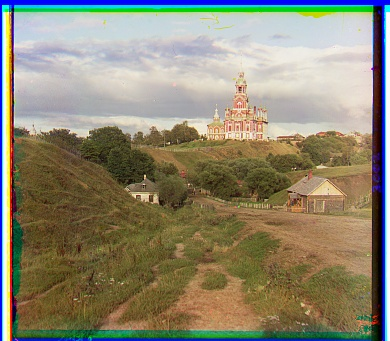
#> input picture web/assets/cathedral_aligned.jpg, 390 x 341 px; its folder holds only this picture in this run
$ python main.py -i ../web/assets
#> lines starting #> are read from the running program, lines starting #| are printed output that depends on the picture
#!/usr/bin/env python3

from __future__ import annotations
import os
import sys
import argparse
from dataclasses import dataclass
from typing import Tuple, List, Dict

import numpy as np

try:
    import imageio.v3 as iio
except Exception:
    import imageio as iio


def imread_any(path: str) -> np.ndarray:
    return np.asarray(iio.imread(path))

def to_float01(img: np.ndarray) -> np.ndarray:
    # image conversion to float
    img = np.asarray(img)
    if img.ndim == 3:
        img = img[..., 0]
    if np.issubdtype(img.dtype, np.floating):
        out = img.astype(np.float32)
        if out.max() > 1.5:
            out = out / 255.0
        return np.clip(out, 0.0, 1.0)
    if img.dtype == np.uint8:
        return img.astype(np.float32) / 255.0
    if img.dtype == np.uint16:
        return img.astype(np.float32) / 65535.0
    mx = np.iinfo(img.dtype).max
    return img.astype(np.float32) / float(mx)

def imwrite_jpg(path: str, rgb01: np.ndarray, quality: int = 95) -> None:
    img = np.clip(rgb01 * 255.0, 0, 255).astype(np.uint8)
    try:
        iio.imwrite(path, img, quality=quality)
    except TypeError:
        iio.imwrite(path, img)

def split_bgr_glassplate(glass: np.ndarray) -> Tuple[np.ndarray, np.ndarray, np.ndarray]:

    H, W = glass.shape
    h = H // 3
    B = glass[0:h, :]
    G = glass[h:2*h, :]
    R = glass[2*h:3*h, :]
    return B, G, R

def is_image_file(name: str) -> bool:
    ext = os.path.splitext(name.lower())[1]
    return ext in [".jpg", ".jpeg", ".png", ".tif", ".tiff", ".bmp"]

def gradient_mag(img: np.ndarray) -> np.ndarray:
    # gradient
    # gx
    gx = img[:, 2:] - img[:, :-2]
    gx = np.pad(gx, ((0, 0), (1, 1)), mode="edge")
    # gy
    gy = img[2:, :] - img[:-2, :]
    gy = np.pad(gy, ((1, 1), (0, 0)), mode="edge")
    return np.sqrt(gx * gx + gy * gy)

def center_crop(img: np.ndarray, crop_frac: float) -> np.ndarray:

    if crop_frac >= 1.0:
        return img
    H, W = img.shape
    nh = max(5, int(H * crop_frac))
    nw = max(5, int(W * crop_frac))
    y0 = (H - nh) // 2
    x0 = (W - nw) // 2
    return img[y0:y0 + nh, x0:x0 + nw]

def overlapping_views(ref: np.ndarray, mov: np.ndarray, dy: int, dx: int) -> Tuple[np.ndarray, np.ndarray]:
    H, W = ref.shape
    # region in ref
    y0r = max(0, dy)
    y1r = min(H, H + dy)
    x0r = max(0, dx)
    x1r = min(W, W + dx)
    y0m = max(0, -dy)
    y1m = min(H, H - dy)
    x0m = max(0, -dx)
    x1m = min(W, W - dx)
    return ref[y0r:y1r, x0r:x1r], mov[y0m:y1m, x0m:x1m]

# [10 lines left out: function ncc_score, not called in this run]

def l2_score(a: np.ndarray, b: np.ndarray) -> float:
    d = (a - b).ravel()
    return float(np.dot(d, d))

@dataclass(frozen=True)
class AlignResult:
    dy: int
    dx: int
    score: float

def exhaustive_align(
    ref: np.ndarray,
    mov: np.ndarray,
    max_disp: int = 15,
    metric: str = "ncc",
    crop_frac: float = 0.7,
    min_overlap: int = 80,
) -> AlignResult:
    # Preprocess for scoring
    ref_s = gradient_mag(center_crop(ref, crop_frac))
    mov_s = gradient_mag(center_crop(mov, crop_frac))
    best = AlignResult(0, 0, -1e18 if metric == "ncc" else 1e18)
    for dy in range(-max_disp, max_disp + 1):
        for dx in range(-max_disp, max_disp + 1):
            a, b = overlapping_views(ref_s, mov_s, dy, dx)
            if a.shape[0] < min_overlap or a.shape[1] < min_overlap:
                continue
            if metric == "ncc":
                s = ncc_score(a, b)
                if s > best.score:
                    best = AlignResult(dy, dx, s)
            else:
                s = l2_score(a, b)
                if s < best.score:
                    best = AlignResult(dy, dx, s)
    return best

# [8 lines left out: function downsample2, not called in this run]

def pyramid_align(
    ref: np.ndarray,
    mov: np.ndarray,
    metric: str = "ncc",
    max_disp: int = 15,
    crop_frac: float = 0.7,
    min_size: int = 128,
    refine_radius: int = 6,
) -> AlignResult:

    H, W = ref.shape
    if min(H, W) <= min_size:
        return exhaustive_align(ref, mov, max_disp=max_disp, metric=metric, crop_frac=crop_frac)

    ref_small = downsample2(ref)
    mov_small = downsample2(mov)

    coarse = pyramid_align(
        ref_small, mov_small,
        metric=metric,
        max_disp=max_disp,
        crop_frac=crop_frac,
        min_size=min_size,
        refine_radius=refine_radius,
    )

    dy0, dx0 = 2 * coarse.dy, 2 * coarse.dx

    ref_s = gradient_mag(center_crop(ref, crop_frac))
    mov_s = gradient_mag(center_crop(mov, crop_frac))

    best = AlignResult(dy0, dx0, -1e18 if metric == "ncc" else 1e18)

    for dy in range(dy0 - refine_radius, dy0 + refine_radius + 1):
        for dx in range(dx0 - refine_radius, dx0 + refine_radius + 1):
            a, b = overlapping_views(ref_s, mov_s, dy, dx)
            if a.shape[0] < 80 or a.shape[1] < 80:
                continue

            if metric == "ncc":
                s = ncc_score(a, b)
                if s > best.score:
                    best = AlignResult(dy, dx, s)
            else:
                s = l2_score(a, b)
                if s < best.score:
                    best = AlignResult(dy, dx, s)

    return best

def apply_shift_noroll(img: np.ndarray, dy: int, dx: int) -> np.ndarray:

    H, W = img.shape
    out = np.zeros_like(img)

    # destination
    y0d = max(0, dy)
    y1d = min(H, H + dy)
    x0d = max(0, dx)
    x1d = min(W, W + dx)

    # source
    y0s = max(0, -dy)
    y1s = min(H, H - dy)
    x0s = max(0, -dx)
    x1s = min(W, W - dx)

    out[y0d:y1d, x0d:x1d] = img[y0s:y1s, x0s:x1s]
    return out


def align_glassplate(
    glass_img: np.ndarray,
    metric: str = "ncc",
    use_pyramid: bool = True,
    max_disp: int = 15,
    crop_frac: float = 0.7,
    min_size: int = 128,
    refine_radius: int = 6,
) -> Tuple[np.ndarray, Tuple[int, int], Tuple[int, int]]:
    # returns shifts as tuples (dy,G) for example
    glass = to_float01(glass_img)
    B, G, R = split_bgr_glassplate(glass)

    if use_pyramid:
        resG = pyramid_align(B, G, metric=metric, max_disp=max_disp, crop_frac=crop_frac,
                             min_size=min_size, refine_radius=refine_radius)
        resR = pyramid_align(B, R, metric=metric, max_disp=max_disp, crop_frac=crop_frac,
                             min_size=min_size, refine_radius=refine_radius)
    else:
        resG = exhaustive_align(B, G, max_disp=max_disp, metric=metric, crop_frac=crop_frac)
        resR = exhaustive_align(B, R, max_disp=max_disp, metric=metric, crop_frac=crop_frac)
    # for a cleaner implementation
    G_aligned = apply_shift_noroll(G, resG.dy, resG.dx)
    R_aligned = apply_shift_noroll(R, resR.dy, resR.dx)

    rgb01 = np.stack([R_aligned, G_aligned, B], axis=-1)
    return rgb01, (resG.dy, resG.dx), (resR.dy, resR.dx)

# [29 lines left out: function write_index_html, not called in this run]

def main():
    ap = argparse.ArgumentParser(description="Robust Prokudin-Gorskii alignment")
    ap.add_argument("--input", "-i", required=True, help="Input image path OR folder")
    ap.add_argument("--outdir", "-o", default="web", help="Output directory")
    ap.add_argument("--metric", choices=["ncc", "l2"], default="ncc", help="Alignment metric")
    ap.add_argument("--max-disp", type=int, default=15, help="Search radius at base level")
    ap.add_argument("--no-pyramid", action="store_true", help="Disable pyramid")
    ap.add_argument("--min-size", type=int, default=128, help="Stop pyramid when min(H,W) <= min_size")
    ap.add_argument("--refine-radius", type=int, default=6, help="Refine window radius per level")
    ap.add_argument("--crop-frac", type=float, default=0.7, help="Center crop fraction for scoring")
    ap.add_argument("--make-html", action="store_true", help="Create web/index.html gallery")
    args = ap.parse_args()

    os.makedirs(args.outdir, exist_ok=True)

    in_path = args.input
    use_pyramid = not args.no_pyramid

    files: List[str] = []
    if os.path.isdir(in_path):
        for name in sorted(os.listdir(in_path)):
            if is_image_file(name):
                files.append(os.path.join(in_path, name))
        if not files:
            print("No image files found in:", in_path)
            sys.exit(1)
    else:
        if not os.path.isfile(in_path):
            print("Input not found:", in_path)
            sys.exit(1)
        files = [in_path]

    rows: List[Dict[str, str]] = []

    for fp in files:
        base = os.path.basename(fp)
        stem = os.path.splitext(base)[0]
        out_img_name = f"{stem}_aligned.jpg"
        out_img_path = os.path.join(args.outdir, out_img_name)

        glass = imread_any(fp)
#> in imread_any, returned value is the input picture: shape (341, 390, 3); mean R, G, B 140.3, 134.6, 113.6
        rgb01, g_off, r_off = align_glassplate(
            glass,
            metric=args.metric,
            use_pyramid=use_pyramid,
            max_disp=args.max_disp,
            crop_frac=args.crop_frac,
            min_size=args.min_size,
            refine_radius=args.refine_radius,
        )
#> in split_bgr_glassplate, `G = glass[h:2*h, :]`:
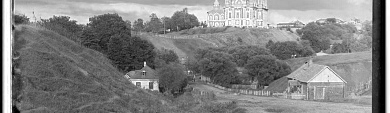
#> G: shape (113, 390) float32; min 0, max 1, mean 0.511
#> in split_bgr_glassplate, `R = glass[2*h:3*h, :]`:
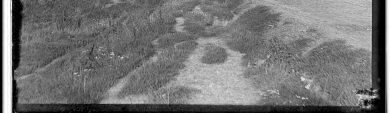
#> R: shape (113, 390) float32; min 0, max 1, mean 0.455
#> in gradient_mag (call 2), `return np.sqrt(gx * gx + gy * gy)`:
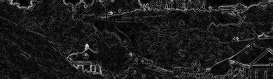
#> returned value: shape (79, 273) float32; min 0, max 0.869, mean 0.111
#> the loop in exhaustive_align, `for dy in range(-max_disp, max_disp + 1):` made 31 passes
#> after the loop in exhaustive_align, `for dy in range(-max_disp, max_disp + 1):`:
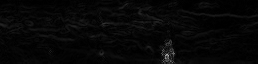
#> a: shape (64, 258) float32; min 0, max 0.693, mean 0.028
#> call 4 of center_crop, with crop_frac = 0.7
#> in center_crop (call 4), `return img[y0:y0 + nh, x0:x0 + nw]`:
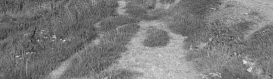
#> returned value: shape (79, 273) float32; min 0.129, max 0.906, mean 0.486
#> in gradient_mag (call 4), `gy = np.pad(gy, ((1, 1), (0, 0)), mode="edge")`:
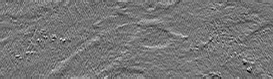
#> gy: shape (79, 273) float32; min -0.435, max 0.506, mean 0.00169; drawn with min black and max white

        imwrite_jpg(out_img_path, rgb01)
#> in imwrite_jpg, `iio.imwrite(path, img, quality=quality)`:
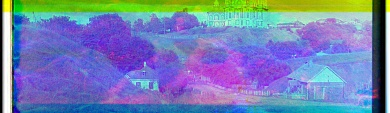
#> saved as cathedral_aligned_aligned.jpg: shape (113, 390, 3); mean R, G, B 116.1, 130.2, 177

        print(f"{base}")
        print(f"  G offset (dy, dx): {g_off}")
#|   G offset (dy, dx): (0, 0)
        print(f"  R offset (dy, dx): {r_off}")
#|   R offset (dy, dx): (0, 0)
        print(f"  saved: {out_img_path}")

        rows.append({
            "name": base,
            "out_img": out_img_name,
            "metric": args.metric,
            "pyramid": "yes" if use_pyramid else "no",
            "g_off": str(g_off),
            "r_off": str(r_off),
        })

    if args.make_html:
        write_index_html(args.outdir, rows, title="Prokudin-Gorskii Alignment Results")
        print("wrote:", os.path.join(args.outdir, "index.html"))


if __name__ == "__main__":
    main()


# See PyCharm help at https://www.jetbrains.com/help/pycharm/
